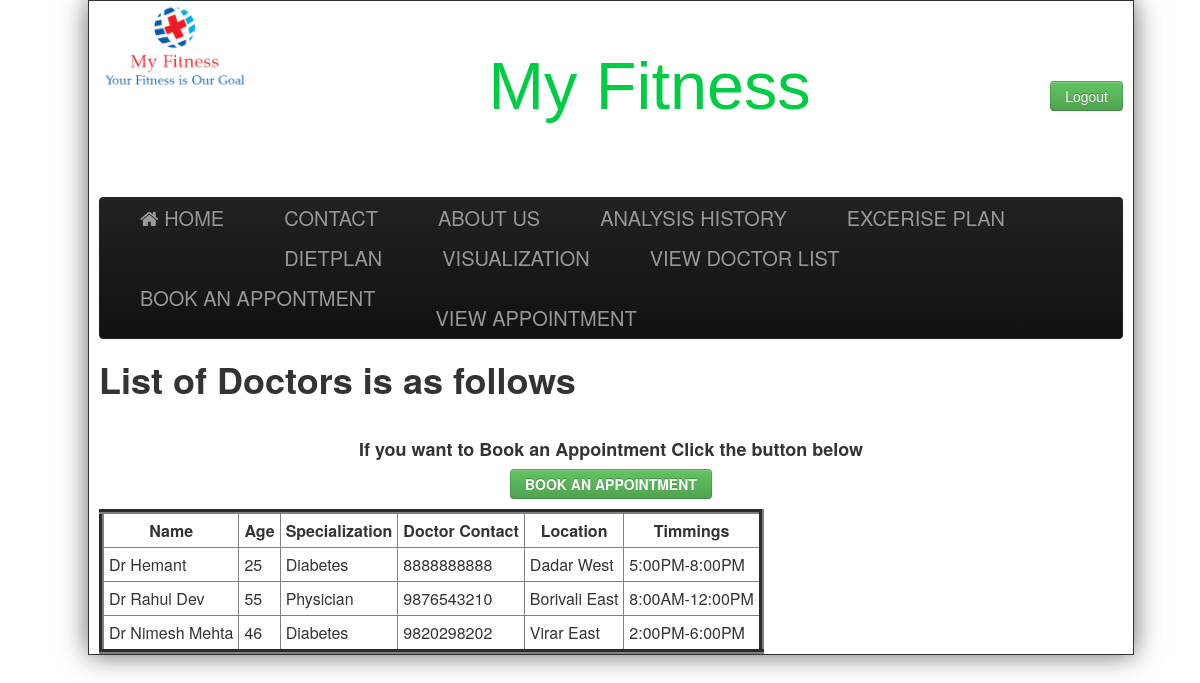
Page /viewdoc2.php on the committed database.
### tables this page shows
CREATE TABLE `doctor` (
  `Name` varchar(255) NOT NULL,
  `Age` int(11) NOT NULL,
  `Specialization` varchar(255) NOT NULL,
  `Date` varchar(255) NOT NULL,
  `Time` varchar(255) NOT NULL,
  `CCC` varchar(255) NOT NULL,
  `Location` varchar(255) NOT NULL,
  `Timmings` varchar(255) NOT NULL,
  `Login_Id` varchar(255) NOT NULL,
  `Password` varchar(255) NOT NULL
);

### viewdoc2.php (the view, shortened to what this page needs)
<html>
<head>
	<link href="css/bootstrap.min.css" rel="stylesheet" ></link>
	<link href="css/bootstrap.css" rel="stylesheet" ></link>
	<link href="css/Default.css" rel="stylesheet" >	</link>
	<link rel="stylesheet" type="text/css" href="https://stackpath.bootstrapcdn.com/font-awesome/4.7.0/css/font-awesome.min.css"></link>
	<link href="https://stackpath.bootstrapcdn.com/font-awesome/4.7.0/css/font-awesome.min.css" rel="stylesheet"></link>
</head>
<body>
<div class="wrap">
		<div class="header">
			<div style="float:left;width:150px;">
				<img src="images/logo2.jpg"/>
			</div>
			<div>
				<div style="float:right; font-size:20px;margin-top:20px;">
				<?php
			 if(isset($_SESSION['name']))
			 {
			 echo "<b>Welcome,</b>".$_SESSION['name']."&nbsp;&nbsp;&nbsp;<a href=\"logout.php\" class=\"btn btn-info\">Logout</a>";
			 }
			 else
			 {
			 ?><br><br><br>
			     <a href="index2.php?logout='1'" class="btn btn-success" >Logout</a>
			<?php } ?>
			</div>
			<div id="heading">
				<a href="#" id="title">My Fitness</a>
			</div>
			</div>
		</div><br><br>
		<div class="navbar navbar-inverse">
			<div class="navbar-inner">
				<div class="container" >
				<a class="brand" href="index.php" ><i class="fa fa-home" aria-hidden="true"></i>&nbsp;HOME</a>
				<a class="brand" href="contact2.php">CONTACT</a>
				<a class="brand" href="about2.php">ABOUT US </a>
				<a class="brand" href="display.php" >ANALYSIS HISTORY</a>
				<a class="brand" href="excerise.php">EXCERISE PLAN</a>
				<a class="brand" href="diet.php">DIETPLAN</a>
				<a class="brand" href="visualization.php">VISUALIZATION</a>
				<a class="brand" href="viewdoc2.php">VIEW DOCTOR LIST </a>
				<a class="brand" href="booking.php">BOOK AN APPONTMENT </a>
				<a class="brand" href="booking.php"> </a>
				<a class="brand" href="booking.php"> </a>
				<a class="brand" href="booking.php"> </a>
				<a class="brand" href="booking.php"> </a>
				<a class="brand" href="booking.php"> </a>
				<a class="brand" href="booking.php"> </a>
				<a class="brand" href="booking.php"> </a>
				<a class="brand" href="booking.php"> </a>
				<a class="brand" href="viewbooking.php">VIEW APPOINTMENT </a>
				</div>
			</div>
		</div>
<?php
include("connection.php");
$query="SELECT * FROM doctor";
$data=mysqli_query($conn,$query);
$total=mysqli_num_rows($data);
if($total !=0)
{
	?>
	<h1> List of Doctors is as follows</h1> <br>
	<table border='5' cellpadding='5' cellspacing="5" >
		<tr>
			<th> Name </th>
			<th>Age</th>
			<th>Specialization</th>
			<th>Doctor Contact</th>
			<th>Location</th>
			<th>Timmings</th>
		</tr>
	<?php
	while($result=mysqli_fetch_assoc($data))
	{
		echo "<tr>
			<td>".$result['Name']."</td>
			<td>".$result['Age']."</td>
			<td>".$result['Specialization']."</td>
			<td>".$result['CCC']."</td>
			<td>".$result['Location']."</td>
			<td>".$result['Timmings']."</td>
		</tr>";
	}
}
?>
<center>	<h4><p>If you want to Book an Appointment Click the button below</p> </h4> </center>
			<center><a href="booking.php" class="btn btn-success" ><b>BOOK AN APPOINTMENT</b></a>  </center>	</h1>
</table>

### css/Default.css (style rules this page uses)
body { width:100%; background-image:url(C:\xampp\htdocs\RNGClinic\images\back.jpg); }
.header { height: 156px; padding: 0; font-size: 14px; width:100%; }
.wrap { position:absolute; width:1024px; background-color:#FFFFFF; padding:0 10px; border:solid 1px; -o-box-shadow: 10px 10px 5px #888; -moz-box-shadow: 10px 10px 5px #888; -webkit-box-shadow: 10px 10px 5px #888; box-shadow: 0px 0px 25px #666; }
#heading { text-align:center; font-size:50pt; font-family:verdana,helvetica,arial,sans-serif; color:#993366; padding-top:35pt; line-height:normal; }
.navbar .brand { padding:10px 40px 10px; }

### viewdoc2.php (style rules this page uses)
#title { color: #00cc44; }

### rows in the picture
doctor: Name "Dr Hemant", Age "25", Specialization "Diabetes", CCC "8888888888", Location "Dadar West", Timmings "5:00PM-8:00PM"
doctor: Name "Dr Rahul Dev", Age "55", Specialization "Physician", CCC "9876543210", Location "Borivali East", Timmings "8:00AM-12:00PM"
doctor: Name "Dr Nimesh Mehta", Age "46", Specialization "Diabetes", CCC "9820298202", Location "Virar East", Timmings "2:00PM-6:00PM"
